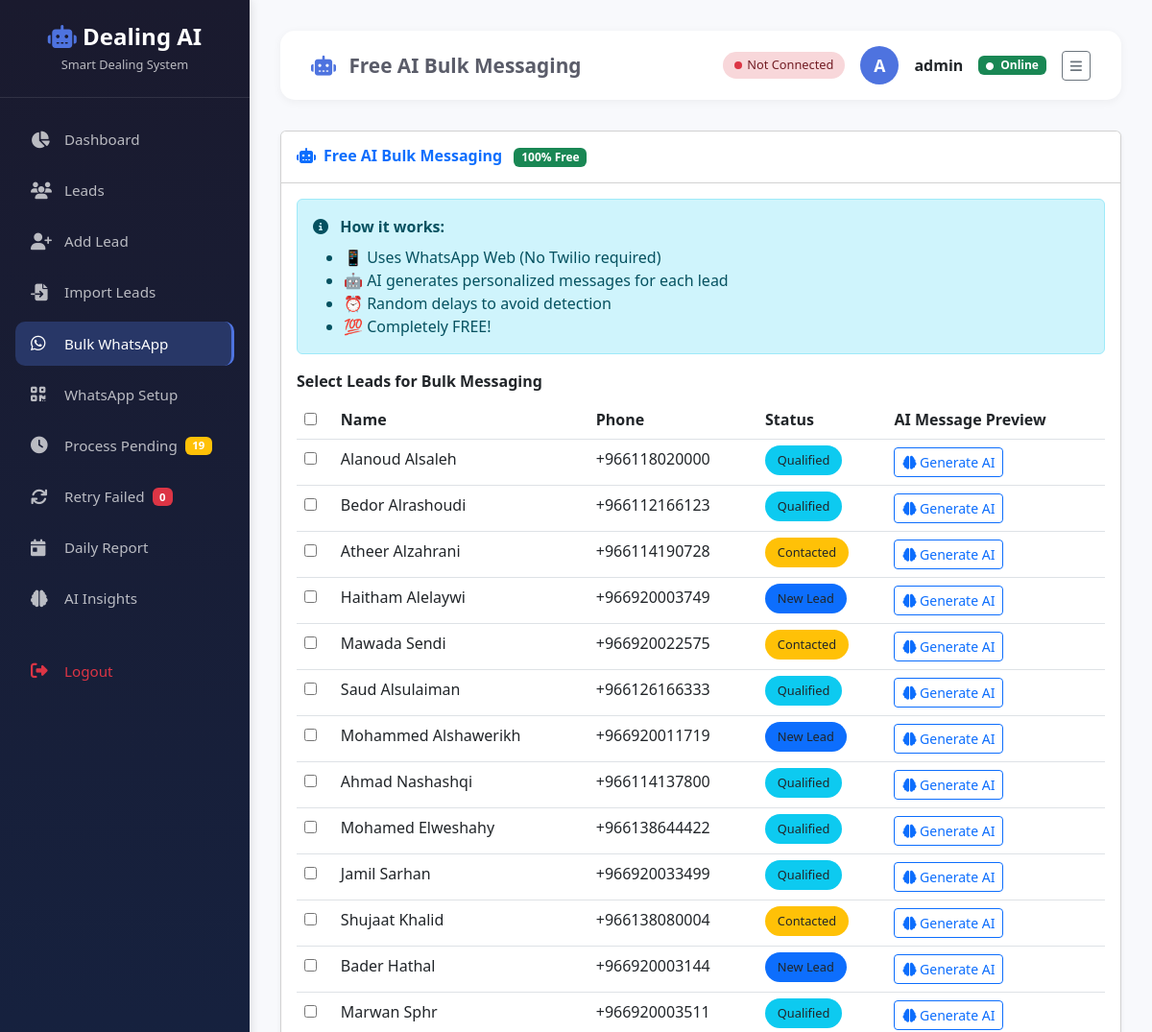
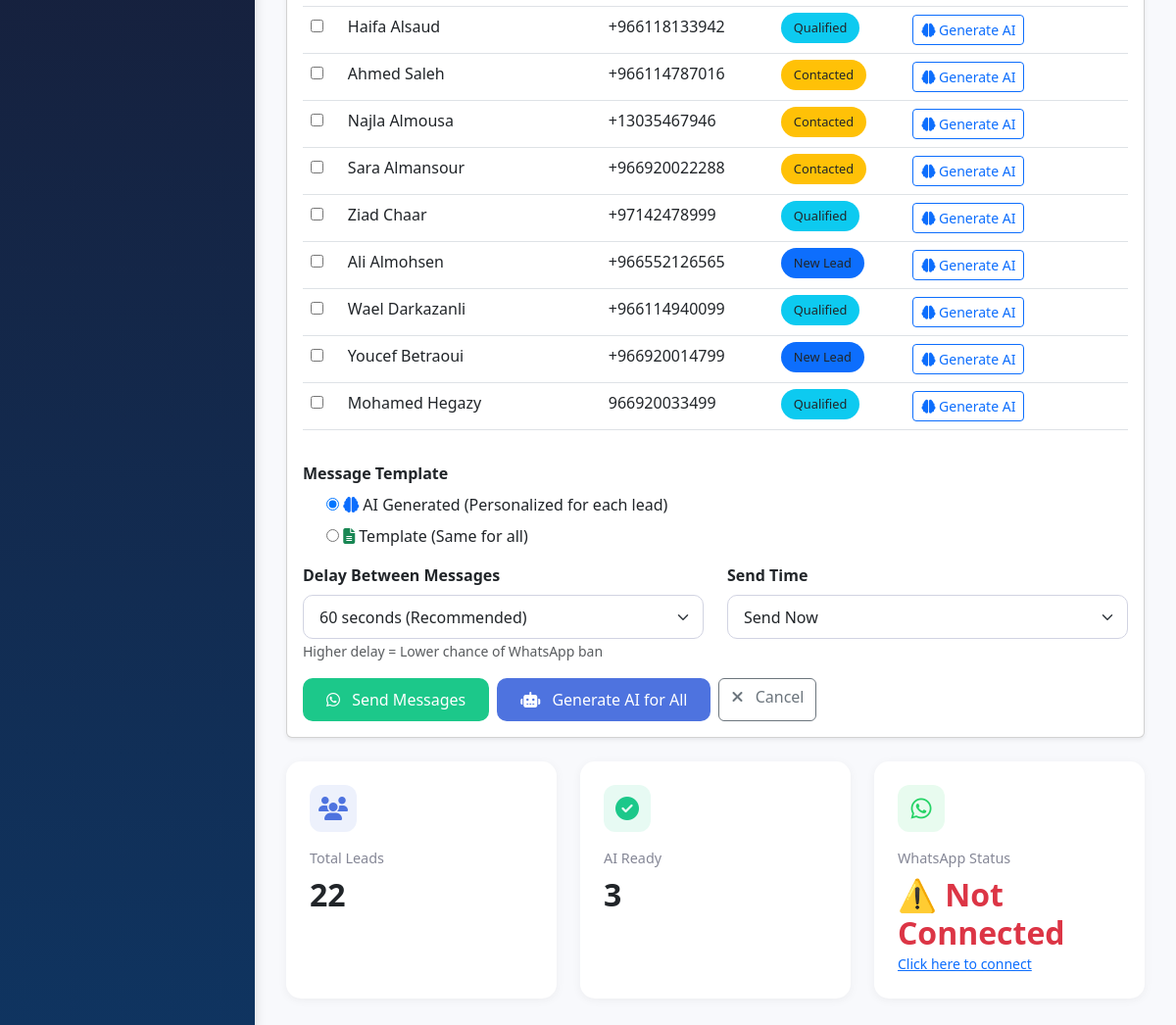
Page /ai/bulk-messaging-free/ (signed in) on the committed database (2 pictures, top to bottom).
### core/models.py (models this page shows, shortened)
class Lead(models.Model):
    STATUS_CHOICES = [
        ('new', 'New Lead'),
        ('contacted', 'Contacted'),
        ('qualified', 'Qualified'),
        ('lost', 'Lost'),
        ('converted', 'Converted - Deal Done'),
    ]
    name = models.CharField(max_length=200)
    phone = models.CharField(max_length=20)
    email = models.EmailField(blank=True, null=True)
    company = models.CharField(max_length=200, blank=True)
    status = models.CharField(max_length=20, choices=STATUS_CHOICES, default='new')
    source = models.CharField(max_length=100, blank=True)  # Where did they come from?
    notes = models.TextField(blank=True)
    assigned_to = models.ForeignKey(User, on_delete=models.SET_NULL, null=True)
    created_at = models.DateTimeField(auto_now_add=True)
    updated_at = models.DateTimeField(auto_now=True)
    auto_message_sent = models.BooleanField(default=False)
    auto_message_date = models.DateTimeField(null=True, blank=True)
    ai_analysis = models.TextField(blank=True, null=True)
    ai_message = models.TextField(blank=True, null=True)
    whatsapp_status = models.CharField(
        max_length=20,
        choices=[
            ('pending', 'Pending'),
            ('sent', 'Sent'),
            ('failed', 'Failed'),
            ('delivered', 'Delivered'),
            ('read', 'Read')
        ],
        default='pending'
    )
    class Meta:
        ordering = ['-created_at']

### core/views.py (the view, shortened to what this page needs)
# urls.py: path('ai/bulk-messaging-free/', views.ai_bulk_messaging_free, name='ai_bulk_messaging_free'),
@login_required
def ai_bulk_messaging_free(request):
    leads = Lead.objects.filter(status__in=['new', 'contacted', 'qualified'])
    whatsapp_connected = check_whatsapp_session()
    context = {
        'leads': leads,
        'total_leads': leads.count(),
        'whatsapp_connected': whatsapp_connected,
        'ai_ready': leads.filter(interactions__isnull=False).distinct().count()
    }
    return render(request, 'core/ai_bulk_messaging_free.html', context)

### core/templates/core/ai_bulk_messaging_free.html (shortened to what this page needs)
{% extends 'core/layouts/base.html' %}
{% block page_icon %}robot{% endblock %}
{% block page_title %}Free AI Bulk Messaging{% endblock %}
{% block content %}
<div class="row">
    <div class="col-lg-12">
        <div class="card shadow-sm">
            <div class="card-header bg-white py-3">
                <h6 class="m-0 fw-bold text-primary">
                    <i class="fas fa-robot me-2"></i>Free AI Bulk Messaging
                    <span class="badge bg-success ms-2">100% Free</span>
                </h6>
            </div>
            <div class="card-body">
                <div class="alert alert-info">
                    <i class="fas fa-info-circle me-2"></i>
                    <strong>How it works:</strong>
                    <ul class="mb-0 mt-2">
                        <li>📱 Uses WhatsApp Web (No Twilio required)</li>
                        <li>🤖 AI generates personalized messages for each lead</li>
                        <li>⏰ Random delays to avoid detection</li>
                        <li>💯 Completely FREE!</li>
                    </ul>
                </div>
                <form method="POST" id="bulkForm">
                    <div class="mb-3">
                        <label class="form-label fw-bold">Select Leads for Bulk Messaging</label>
                        <div class="table-responsive">
                            <table class="table table-hover">
                                <thead>
                                    <tr>
                                        <th><input type="checkbox" id="selectAll"></th>
                                        <th>Name</th>
                                        <th>Phone</th>
                                        <th>Status</th>
                                        <th>AI Message Preview</th>
                                    </tr>
                                </thead>
                                <tbody>
                                    {% for lead in leads %}
                                    <tr>
                                        <td>
                                            <input type="checkbox" name="lead_ids" value="{{ lead.id }}" class="lead-checkbox">
                                        </td>
                                        <td>{{ lead.name }}</td>
                                        <td>{{ lead.phone }}</td>
                                        <td>
                                            <span class="badge-status
                                                {% if lead.status == 'new' %}bg-primary
                                                {% elif lead.status == 'contacted' %}bg-warning
                                                {% elif lead.status == 'qualified' %}bg-info
                                                {% elif lead.status == 'converted' %}bg-success
                                                {% else %}bg-secondary{% endif %}">
                                                {{ lead.get_status_display }}
                                            </span>
                                        </td>
                                        <td>
                                            <button type="button" class="btn btn-sm btn-outline-primary generate-ai-btn"
                                                    data-lead-id="{{ lead.id }}">
                                                <i class="fas fa-brain"></i> Generate AI
                                            </button>
                                        </td>
                                    </tr>
                                    {% endfor %}
                                </tbody>
                            </table>
                        </div>
                    </div>
                    <div class="mb-3">
                        <label class="form-label fw-bold">Message Template</label>
                        <div class="form-check mb-2">
                            <input type="radio" name="message_type" value="ai" id="aiType" checked>
                            <label for="aiType" class="form-check-label">
                                <i class="fas fa-brain text-primary"></i> AI Generated (Personalized for each lead)
                            </label>
                        </div>
                        <div class="form-check mb-2">
                            <input type="radio" name="message_type" value="template" id="templateType">
                            <label for="templateType" class="form-check-label">
                                <i class="fas fa-file-alt text-success"></i> Template (Same for all)
                            </label>
                        </div>
                    </div>
                    <div class="row">
                        <div class="col-md-6">
                            <div class="mb-3">
                                <label class="form-label fw-bold">Delay Between Messages</label>
                                <select name="delay" class="form-select">
                                    <option value="60" selected>60 seconds (Recommended)</option>
                                </select>
                                <small class="text-muted">Higher delay = Lower chance of WhatsApp ban</small>
                            </div>
                        </div>
                        <div class="col-md-6">
                            <div class="mb-3">
                                <label class="form-label fw-bold">Send Time</label>
                                <select name="send_time" class="form-select">
                                    <option value="now">Send Now</option>
                                </select>
                            </div>
                        </div>
                    </div>
                    <div class="d-flex gap-2 flex-wrap">
                        <button type="submit" class="btn btn-success-custom" id="sendBtn">
                            <i class="fab fa-whatsapp me-2"></i> Send Messages
                        </button>
                        <button type="button" class="btn btn-primary-custom" id="generateBulkBtn">
                            <i class="fas fa-robot me-2"></i> Generate AI for All
                        </button>
                        <a href="{% url 'dashboard' %}" class="btn btn-outline-secondary">
                            <i class="fas fa-times me-2"></i> Cancel
                        </a>
                    </div>
                </form>
            </div>
        </div>
        <div class="row mt-4">
            <div class="col-md-4">
                <div class="stat-card">
                    <div class="stat-icon" style="background: rgba(78, 115, 223, 0.1); color: #4e73df;">
                        <i class="fas fa-users"></i>
                    </div>
                    <p class="stat-label">Total Leads</p>
                    <h3 class="stat-number">{{ total_leads }}</h3>
                </div>
            </div>
            <div class="col-md-4">
                <div class="stat-card">
                    <div class="stat-icon" style="background: rgba(28, 200, 138, 0.1); color: #1cc88a;">
                        <i class="fas fa-check-circle"></i>
                    </div>
                    <p class="stat-label">AI Ready</p>
                    <h3 class="stat-number">{{ ai_ready|default:"0" }}</h3>
                </div>
            </div>
            <div class="col-md-4">
                <div class="stat-card">
                    <div class="stat-icon" style="background: rgba(37, 211, 102, 0.1); color: #25d366;">
                        <i class="fab fa-whatsapp"></i>
                    </div>
                    <p class="stat-label">WhatsApp Status</p>
                    <h3 class="stat-number">
                        {% if whatsapp_connected %}
                            <span class="text-success">✅ Connected</span>
                        {% else %}
                            <span class="text-danger">⚠️ Not Connected</span>
                        {% endif %}
                    </h3>
                    <small>
                        {% if not whatsapp_connected %}
                            <a href="{% url 'confirm_whatsapp' %}">Click here to connect</a>
                        {% endif %}
                    </small>
                </div>
            </div>
        </div>
    </div>
</div>
{% endblock %}

### core/templates/core/layouts/base.html (shortened to what this page needs)
<!DOCTYPE html>
<html lang="en">
<head>
    <link href="https://cdn.jsdelivr.net/npm/bootstrap@5.3.0/dist/css/bootstrap.min.css" rel="stylesheet">
    <link rel="stylesheet" href="https://cdnjs.cloudflare.com/ajax/libs/font-awesome/6.4.0/css/all.min.css">
</head>
<body>
<nav class="sidebar" id="sidebar">
    <div class="sidebar-brand">
        <h3><i class="fas fa-robot"></i> Dealing AI</h3>
        <small>Smart Dealing System</small>
    </div>
    <ul class="sidebar-nav">
        <li class="nav-item">
            <a href="{% url 'dashboard' %}" class="nav-link {% if request.resolver_match.url_name == 'dashboard' %}active{% endif %}">
                <i class="fas fa-chart-pie"></i> Dashboard
            </a>
        </li>
        <li class="nav-item">
            <a href="{% url 'lead_list' %}" class="nav-link {% if 'lead' in request.resolver_match.url_name and request.resolver_match.url_name != 'add_lead' %}active{% endif %}">
                <i class="fas fa-users"></i> Leads
            </a>
        </li>
        <li class="nav-item">
            <a href="{% url 'add_lead' %}" class="nav-link {% if request.resolver_match.url_name == 'add_lead' %}active{% endif %}">
                <i class="fas fa-user-plus"></i> Add Lead
            </a>
        </li>
        <li class="nav-item">
            <a href="{% url 'import_leads' %}" class="nav-link {% if request.resolver_match.url_name == 'import_leads' %}active{% endif %}">
                <i class="fas fa-file-import"></i> Import Leads
            </a>
        </li>
        <li class="nav-item">
            <a href="{% url 'ai_bulk_messaging_free' %}" class="nav-link {% if request.resolver_match.url_name == 'ai_bulk_messaging_free' %}active{% endif %}">
                <i class="fab fa-whatsapp"></i> Bulk WhatsApp
            </a>
        </li>
        <li class="nav-item">
            <a href="{% url 'whatsapp_setup' %}" class="nav-link {% if request.resolver_match.url_name == 'whatsapp_setup' %}active{% endif %}">
                <i class="fas fa-qrcode"></i> WhatsApp Setup
            </a>
        </li>
        <li class="nav-item">
            <a href="{% url 'process_all_pending' %}" class="nav-link">
                <i class="fas fa-clock"></i> Process Pending
                <span class="badge bg-warning ms-2" id="pendingBadge">0</span>
            </a>
        </li>
        <li class="nav-item">
            <a href="{% url 'retry_failed_messages' %}" class="nav-link">
                <i class="fas fa-refresh"></i> Retry Failed
                <span class="badge bg-danger ms-2" id="failedBadge">0</span>
            </a>
        </li>
        <li class="nav-item">
            <a href="{% url 'daily_report' %}" class="nav-link {% if 'report' in request.resolver_match.url_name %}active{% endif %}">
                <i class="fas fa-calendar-day"></i> Daily Report
            </a>
        </li>
        <li class="nav-item">
            <a href="{% url 'ai_insights' %}" class="nav-link {% if request.resolver_match.url_name == 'ai_insights' %}active{% endif %}">
                <i class="fas fa-brain"></i> AI Insights
            </a>
        </li>
        <li class="nav-item mt-4">
            <a href="{% url 'logout' %}" class="nav-link text-danger">
                <i class="fas fa-sign-out-alt"></i> Logout
            </a>
        </li>
    </ul>
</nav>
<div class="main-content">
    <div class="top-navbar">
        <h5 class="page-title">
            <i class="fas fa-{% block page_icon %}home{% endblock %} me-2"></i>
            {% block page_title %}Dashboard{% endblock %}
        </h5>
        <div class="user-info">
            <span class="whatsapp-status {% if whatsapp_connected %}connected{% else %}disconnected{% endif %}" id="whatsappStatus">
                <span class="dot"></span>
                <span id="whatsappStatusText">{% if whatsapp_connected %}Connected{% else %}Not Connected{% endif %}</span>
            </span>
            <div class="user-avatar">
                {{ user.username|slice:":1"|upper }}
            </div>
            <span class="fw-bold">{{ user.username }}</span>
            <span class="badge bg-success">
                <i class="fas fa-circle me-1" style="font-size: 0.5rem;"></i>
                Online
            </span>
            <button class="btn btn-outline-secondary btn-sm" id="sidebarToggle">
                <i class="fas fa-bars"></i>
            </button>
        </div>
    </div>
    {% block content %}{% endblock %}
</div>
</body>
</html>

### rows in the picture
Lead: name "Alanoud Alsaleh", phone "+966118020000", status "Qualified"
Lead: name "Bedor Alrashoudi", phone "+966112166123", status "Qualified"
Lead: name "Atheer Alzahrani", phone "+966114190728", status "Contacted"
Lead: name "Haitham Alelaywi", phone "+966920003749", status "New Lead"
Lead: name "Mawada Sendi", phone "+966920022575", status "Contacted"
Lead: name "Saud Alsulaiman", phone "+966126166333", status "Qualified"
Lead: name "Mohammed Alshawerikh", phone "+966920011719", status "New Lead"
Lead: name "Ahmad Nashashqi", phone "+966114137800", status "Qualified"
Lead: name "Mohamed Elweshahy", phone "+966138644422", status "Qualified"
Lead: name "Jamil Sarhan", phone "+966920033499", status "Qualified"
Lead: name "Shujaat Khalid", phone "+966138080004", status "Contacted"
Lead: name "Bader Hathal", phone "+966920003144", status "New Lead"
Lead: name "Marwan Sphr", phone "+966920003511", status "Qualified"
Lead: name "Haifa Alsaud", phone "+966118133942", status "Qualified"
Lead: name "Ahmed Saleh", phone "+966114787016", status "Contacted"
Lead: name "Najla Almousa", phone "+13035467946", status "Contacted"
Lead: name "Sara Almansour", phone "+966920022288", status "Contacted"
Lead: name "Ziad Chaar", phone "+97142478999", status "Qualified"
Lead: name "Ali Almohsen", phone "+966552126565", status "New Lead"
Lead: name "Wael Darkazanli", phone "+966114940099", status "Qualified"
Lead: name "Youcef Betraoui", phone "+966920014799", status "New Lead"
Lead: name "Mohamed Hegazy", phone "966920033499", status "Qualified"

### other values in the picture
{{ user.username|slice:":1"|upper }} "A"
{{ user.username }} "admin"
{{ total_leads }} "22"
{{ ai_ready|default:"0" }} "3"
